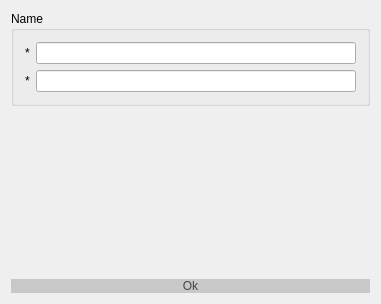
<?xml version="1.0" encoding="UTF-8"?>
<ui version="4.0">
 <class>TeacherDialog</class>
 <widget class="QDialog" name="TeacherDialog">
  <property name="geometry">
   <rect>
    <x>0</x>
    <y>0</y>
    <width>381</width>
    <height>304</height>
   </rect>
  </property>
  <property name="windowTitle">
   <string>Add Teacher</string>
  </property>
  <layout class="QGridLayout" name="gridLayout_2">
   <item row="0" column="0">
    <layout class="QGridLayout" name="gridLayout">
     <item row="1" column="0">
      <spacer name="verticalSpacer">
       <property name="orientation">
        <enum>Qt::Vertical</enum>
       </property>
       <property name="sizeHint" stdset="0">
        <size>
         <width>20</width>
         <height>40</height>
        </size>
       </property>
      </spacer>
     </item>
     <item row="3" column="0">
      <widget class="QPushButton" name="pushBtnOk">
       <property name="styleSheet">
        <string notr="true">QPushButton{
	font: 75 11pt &quot;Times New Roman&quot;;
	color: rgb(70, 70, 70);
	background-color: rgb(200, 200, 200);
	border: 0px solid;
}

QPushButton:hover {
	background-color: rgb(231, 231, 231);
}</string>
       </property>
       <property name="text">
        <string>Ok</string>
       </property>
      </widget>
     </item>
     <item row="0" column="0">
      <widget class="QGroupBox" name="groupBox">
       <property name="title">
        <string>Name</string>
       </property>
       <layout class="QHBoxLayout" name="horizontalLayout">
        <item>
         <layout class="QGridLayout" name="gridLayout_3">
          <item row="0" column="1">
           <widget class="QLineEdit" name="mFirstName">
            <property name="text">
             <string/>
            </property>
           </widget>
          </item>
          <item row="1" column="1">
           <widget class="QLineEdit" name="mLastName">
            <property name="text">
             <string/>
            </property>
           </widget>
          </item>
          <item row="0" column="0">
           <widget class="QLabel" name="label">
            <property name="text">
             <string>*</string>
            </property>
           </widget>
          </item>
          <item row="1" column="0">
           <widget class="QLabel" name="label_2">
            <property name="text">
             <string>*</string>
            </property>
           </widget>
          </item>
         </layout>
        </item>
       </layout>
      </widget>
     </item>
    </layout>
   </item>
  </layout>
 </widget>
 <layoutdefault spacing="6" margin="11"/>
 <resources/>
 <connections>
  <connection>
   <sender>pushBtnOk</sender>
   <signal>clicked()</signal>
   <receiver>TeacherDialog</receiver>
   <slot>accept()</slot>
   <hints>
    <hint type="sourcelabel">
     <x>258</x>
     <y>285</y>
    </hint>
    <hint type="destinationlabel">
     <x>377</x>
     <y>283</y>
    </hint>
   </hints>
  </connection>
 </connections>
</ui>
